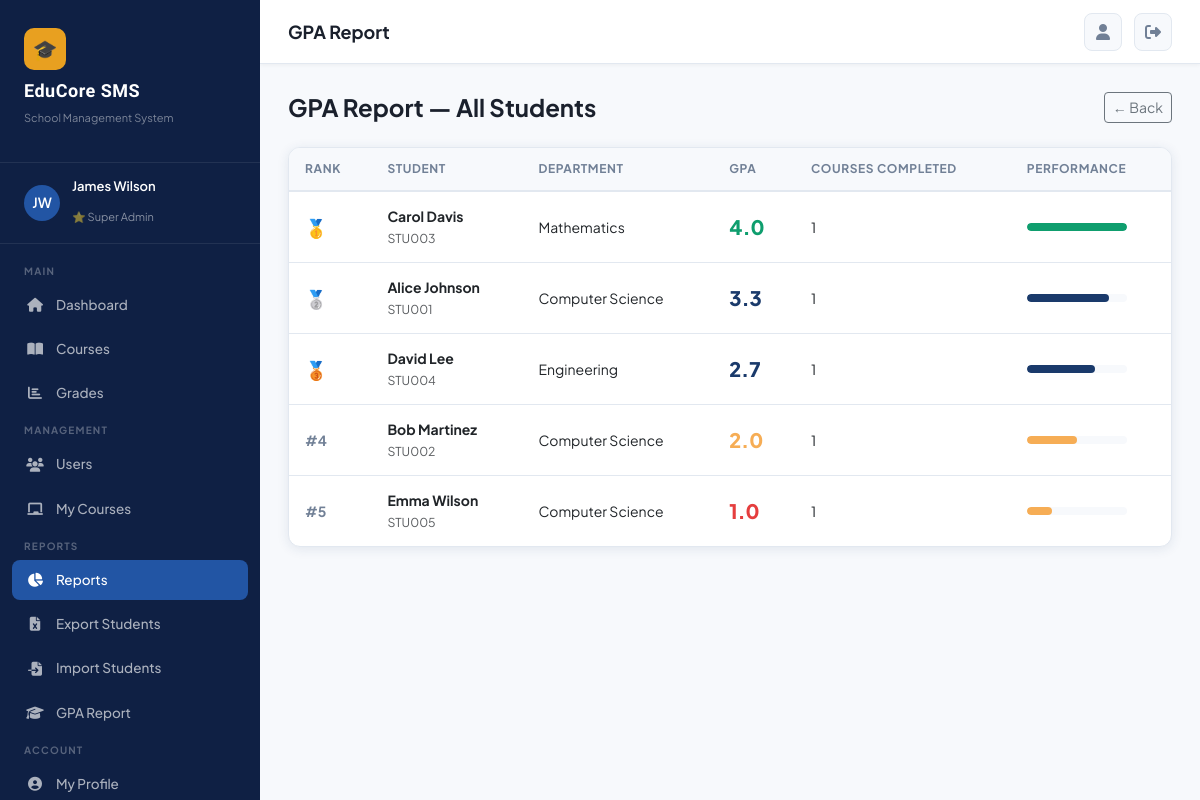
The app's page /reports/gpa/ (signed in) with its own data.
### accounts/models.py (models this page shows, shortened)
class User(AbstractUser):
    ROLE_CHOICES = [
        ('super_admin', 'Super Admin'),
        ('sub_admin', 'Sub Admin'),
        ('student', 'Student'),
    ]
    role = models.CharField(max_length=20, choices=ROLE_CHOICES, default='student')
    department = models.ForeignKey(Department, on_delete=models.SET_NULL, null=True, blank=True)
    phone = models.CharField(max_length=20, blank=True)
    address = models.TextField(blank=True)
    profile_picture = models.ImageField(upload_to='profiles/', blank=True, null=True)
    bio = models.TextField(blank=True)
    student_id = models.CharField(max_length=20, blank=True, unique=True, null=True)
    date_of_birth = models.DateField(null=True, blank=True)
    gender = models.CharField(max_length=10, choices=[('M','Male'),('F','Female'),('O','Other')], blank=True)
    is_active = models.BooleanField(default=True)
    created_at = models.DateTimeField(auto_now_add=True)
    @property
    def is_super_admin(self):
        return self.role == 'super_admin'

class Department(models.Model):
    name = models.CharField(max_length=100)
    code = models.CharField(max_length=10, unique=True)
    description = models.TextField(blank=True)
    created_at = models.DateTimeField(auto_now_add=True)

### reports/views.py (the view)
# urls.py: path('gpa/', views.gpa_report, name='gpa_report'),
@login_required
def gpa_report(request):
    if not request.user.is_super_admin:
        messages.error(request, 'Access denied.')
        return redirect('dashboard')
    students = User.objects.filter(role='student').prefetch_related('semester_results')
    student_gpas = []
    for s in students:
        results = s.semester_results.filter(published=True)
        if results.exists():
            avg_gpa = sum(r.gpa_points for r in results) / results.count()
            student_gpas.append({'student': s, 'gpa': round(avg_gpa, 2), 'courses': results.count()})
    student_gpas.sort(key=lambda x: x['gpa'], reverse=True)
    return render(request, 'reports/gpa_report.html', {'student_gpas': student_gpas})

### templates/reports/gpa_report.html
{% extends 'base.html' %}
{% block page_title %}GPA Report{% endblock %}
{% block content %}
<div class="d-flex justify-content-between align-items-center mb-4">
  <h4 style="font-weight:700;margin:0;">GPA Report — All Students</h4>
  <a href="{% url 'reports_dashboard' %}" class="btn btn-outline-secondary btn-sm">← Back</a>
</div>
<div class="card">
  <div class="card-body p-0">
    <table class="table-modern" style="width:100%">
      <thead><tr><th>Rank</th><th>Student</th><th>Department</th><th>GPA</th><th>Courses Completed</th><th>Performance</th></tr></thead>
      <tbody>
        {% for item in student_gpas %}
        <tr>
          <td>
            {% if forloop.counter == 1 %}<span style="font-size:18px;">🥇</span>
            {% elif forloop.counter == 2 %}<span style="font-size:18px;">🥈</span>
            {% elif forloop.counter == 3 %}<span style="font-size:18px;">🥉</span>
            {% else %}<strong style="color:var(--text-muted);">#{{ forloop.counter }}</strong>{% endif %}
          </td>
          <td>
            <strong>{{ item.student.get_full_name }}</strong>
            <br><small class="text-muted">{{ item.student.student_id|default:item.student.username }}</small>
          </td>
          <td>{{ item.student.department.name|default:"-" }}</td>
          <td>
            <span style="font-size:20px;font-weight:800;color:{% if item.gpa >= 3.5 %}var(--success){% elif item.gpa >= 2.5 %}var(--primary){% elif item.gpa >= 2.0 %}var(--warning){% else %}var(--danger){% endif %}">{{ item.gpa }}</span>
          </td>
          <td>{{ item.courses }}</td>
          <td>
            <div class="progress" style="width:100px;height:8px;">
              <div class="progress-bar" style="width:{% widthratio item.gpa 4 100 %}%;background:{% if item.gpa >= 3.5 %}var(--success){% elif item.gpa >= 2.5 %}var(--primary){% else %}var(--warning){% endif %}"></div>
            </div>
          </td>
        </tr>
        {% empty %}
        <tr><td colspan="6" class="text-center py-4 text-muted">No published results yet</td></tr>
        {% endfor %}
      </tbody>
    </table>
  </div>
</div>
{% endblock %}

### templates/base.html (shortened to what this page needs)
<!DOCTYPE html>
<html lang="en">
<head>
<link href="https://cdnjs.cloudflare.com/ajax/libs/bootstrap/5.3.0/css/bootstrap.min.css" rel="stylesheet">
<link href="https://cdnjs.cloudflare.com/ajax/libs/font-awesome/6.4.0/css/all.min.css" rel="stylesheet">
</head>
<body>
{% if user.is_authenticated %}
<div id="sidebar">
  <div class="sidebar-logo">
    <div class="logo-icon">🎓</div>
    <h2>EduCore SMS</h2>
    <p>School Management System</p>
  </div>
  <div class="sidebar-user">
    <div class="avatar">
      {% if user.profile_picture %}
        <img src="{{ user.profile_picture.url }}" alt="">
      {% else %}
        {{ user.first_name|first|upper }}{{ user.last_name|first|upper }}
      {% endif %}
    </div>
    <div class="info">
      <h4>{{ user.get_full_name|default:user.username }}</h4>
      <span>
        {% if user.is_super_admin %}⭐ Super Admin
        {% elif user.is_sub_admin %}🔧 Sub Admin{% if user.department %} · {{ user.department.code }}{% endif %}
        {% else %}🎒 Student{% endif %}
      </span>
    </div>
  </div>
  <nav class="sidebar-nav">
    <div class="nav-section-label">Main</div>
    <div class="nav-item">
      <a href="{% url 'dashboard' %}" class="nav-link {% if request.resolver_match.url_name == 'dashboard' %}active{% endif %}">
        <i class="fas fa-home"></i> Dashboard
      </a>
    </div>
    <div class="nav-item">
      <a href="{% url 'course_list' %}" class="nav-link {% if 'course' in request.resolver_match.url_name %}active{% endif %}">
        <i class="fas fa-book-open"></i> Courses
      </a>
    </div>
    <div class="nav-item">
      <a href="{% url 'grade_list' %}" class="nav-link {% if 'grade' in request.resolver_match.url_name or 'semester_results' in request.resolver_match.url_name %}active{% endif %}">
        <i class="fas fa-chart-bar"></i> Grades
      </a>
    </div>
    {% if user.is_super_admin or user.is_sub_admin %}
    <div class="nav-section-label">Management</div>
    {% if user.is_super_admin %}
    <div class="nav-item">
      <a href="{% url 'user_list' %}" class="nav-link {% if 'user' in request.resolver_match.url_name %}active{% endif %}">
        <i class="fas fa-users"></i> Users
      </a>
    </div>
    {% endif %}
    <div class="nav-item">
      <a href="{% url 'course_list' %}" class="nav-link">
        <i class="fas fa-chalkboard"></i> My Courses
      </a>
    </div>
    {% if user.is_super_admin %}
    <div class="nav-section-label">Reports</div>
    <div class="nav-item">
      <a href="{% url 'reports_dashboard' %}" class="nav-link {% if 'report' in request.resolver_match.url_name %}active{% endif %}">
        <i class="fas fa-chart-pie"></i> Reports
      </a>
    </div>
    <div class="nav-item">
      <a href="{% url 'export_students_excel' %}" class="nav-link">
        <i class="fas fa-file-excel"></i> Export Students
      </a>
    </div>
    <div class="nav-item">
      <a href="{% url 'import_students' %}" class="nav-link">
        <i class="fas fa-file-import"></i> Import Students
      </a>
    </div>
    <div class="nav-item">
      <a href="{% url 'gpa_report' %}" class="nav-link">
        <i class="fas fa-graduation-cap"></i> GPA Report
      </a>
    </div>
    {% endif %}
    {% endif %}
    <div class="nav-section-label">Account</div>
    <div class="nav-item">
      <a href="{% url 'profile' %}" class="nav-link {% if request.resolver_match.url_name == 'profile' %}active{% endif %}">
        <i class="fas fa-user-circle"></i> My Profile
      </a>
    </div>
  </nav>
</div>
<div id="main-content">
  <div class="topbar">
    <div class="d-flex align-items-center gap-3">
      <span class="topbar-title">{% block page_title %}Dashboard{% endblock %}</span>
    </div>
    <div class="topbar-actions">
      <a href="{% url 'profile' %}" class="btn-icon" title="Profile">
        <i class="fas fa-user"></i>
      </a>
      <a href="{% url 'logout' %}" class="btn-icon" title="Logout">
        <i class="fas fa-sign-out-alt"></i>
      </a>
    </div>
  </div>
  <div class="page-content">
    {% block content %}{% endblock %}
  </div>
</div>
{% else %}
  {% block auth_content %}{% endblock %}
{% endif %}
</body>
</html>

### templates/base.html (style rules this page uses)
:root { --primary: #1a3a6b; --primary-light: #2255a4; --accent: #e8a020; --accent-hover: #d4911c; --sidebar-bg: #0f2044; --sidebar-hover: #1a3a6b; --success: #0f9e6e; --danger: #e53e3e; --warning: #f6ad55; --text-dark: #1a202c; --text-muted: #718096; --bg-light: #f7f9fc; --card-shadow: 0 2px 12px rgba(26,58,107,0.10); --card-shadow-hover: 0 8px 24px rgba(26,58,107,0.18); --border-color: #e2e8f0; --sidebar-width: 260px; }
* { box-sizing: border-box; margin: 0; padding: 0; }
body { font-family: 'Plus Jakarta Sans', sans-serif; background: var(--bg-light); color: var(--text-dark); min-height: 100vh; }
#sidebar { width: var(--sidebar-width); height: 100vh; background: var(--sidebar-bg); position: fixed; left: 0; top: 0; z-index: 1000; overflow-y: auto; transition: transform 0.3s ease; display: flex; flex-direction: column; }
.sidebar-logo { padding: 28px 24px 20px; border-bottom: 1px solid rgba(255,255,255,0.08); }
.sidebar-logo .logo-icon { width: 42px; height: 42px; background: var(--accent); border-radius: 10px; display: flex; align-items: center; justify-content: center; font-size: 20px; margin-bottom: 10px; }
.sidebar-logo h2 { font-family: 'Sora', sans-serif; font-size: 18px; font-weight: 700; color: white; letter-spacing: 0.5px; }
.sidebar-logo p { font-size: 11px; color: rgba(255,255,255,0.45); margin-top: 2px; }
.sidebar-user { padding: 16px 24px; border-bottom: 1px solid rgba(255,255,255,0.08); display: flex; align-items: center; gap: 12px; }
.sidebar-user .avatar { width: 36px; height: 36px; border-radius: 50%; background: var(--primary-light); display: flex; align-items: center; justify-content: center; font-size: 14px; font-weight: 600; color: white; flex-shrink: 0; overflow: hidden; }
.sidebar-user .info h4 { font-size: 13px; font-weight: 600; color: white; }
.sidebar-user .info span { font-size: 11px; color: rgba(255,255,255,0.5); }
.sidebar-nav { padding: 12px 0; flex: 1; }
.nav-section-label { padding: 8px 24px 4px; font-size: 10px; font-weight: 700; color: rgba(255,255,255,0.3); text-transform: uppercase; letter-spacing: 1.2px; }
.nav-item { padding: 2px 12px; }
.nav-link { display: flex; align-items: center; gap: 12px; padding: 10px 14px; border-radius: 8px; color: rgba(255,255,255,0.65); text-decoration: none; font-size: 13.5px; font-weight: 500; transition: all 0.2s; }
.nav-link:hover, .nav-link.active { background: var(--sidebar-hover); color: white; }
.nav-link.active { background: var(--primary-light); color: white; }
.nav-link i { width: 18px; text-align: center; font-size: 14px; }
#main-content { margin-left: var(--sidebar-width); min-height: 100vh; transition: margin 0.3s ease; }
.topbar { background: white; border-bottom: 1px solid var(--border-color); padding: 0 28px; height: 64px; display: flex; align-items: center; justify-content: space-between; position: sticky; top: 0; z-index: 100; box-shadow: 0 1px 4px rgba(0,0,0,0.05); }
.topbar-title { font-size: 18px; font-weight: 700; color: var(--text-dark); }
.topbar-actions { display: flex; align-items: center; gap: 12px; }
.topbar-actions .btn-icon { width: 38px; height: 38px; border-radius: 8px; background: var(--bg-light); border: 1px solid var(--border-color); display: flex; align-items: center; justify-content: center; color: var(--text-muted); cursor: pointer; transition: all 0.2s; text-decoration: none; }
.page-content { padding: 28px; }
.card { border: 1px solid var(--border-color); border-radius: 12px; box-shadow: var(--card-shadow); background: white; overflow: hidden; }
.card-body { padding: 20px; }
.table-modern { border-collapse: separate; border-spacing: 0; width: 100%; }
.table-modern thead th { background: var(--bg-light); padding: 12px 16px; font-size: 12px; font-weight: 700; text-transform: uppercase; letter-spacing: 0.6px; color: var(--text-muted); border-bottom: 2px solid var(--border-color); }
.table-modern tbody td { padding: 14px 16px; border-bottom: 1px solid var(--border-color); font-size: 14px; vertical-align: middle; }
.table-modern tbody tr:last-child td { border-bottom: none; }
.progress { border-radius: 10px; height: 8px; background: var(--bg-light); }
.progress-bar { border-radius: 10px; }

### records on screen
User: first_name|first "J", last_name|first "W", get_full_name "James Wilson"
User: student.get_full_name "Carol Davis", student.student_id "STU003", student.department.name "Mathematics", gpa "4.0", courses "1"
User: student.get_full_name "Alice Johnson", student.student_id "STU001", student.department.name "Computer Science", gpa "3.3", courses "1"
User: student.get_full_name "David Lee", student.student_id "STU004", student.department.name "Engineering", gpa "2.7", courses "1"
User: student.get_full_name "Bob Martinez", student.student_id "STU002", student.department.name "Computer Science", gpa "2.0", courses "1"
User: student.get_full_name "Emma Wilson", student.student_id "STU005", student.department.name "Computer Science", gpa "1.0", courses "1"
